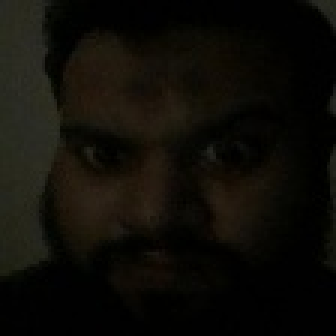
//> input picture code/ascend_310B/smart_ip_interaction/datasets/emotion_dataset_6cls/test/angry/20231118_194043_jpg.rf.3103f7b5193b400b794ffb58ec3b2d90_0.jpg, 112 x 112 px (shown 3 times larger)
$ ./xf_gammacorrection_tb ../../../../../../ascend_310B/smart_ip_interaction/datasets/emotion_dataset_6cls/test/angry/20231118_194043_jpg.rf.3103f7b5193b400b794ffb58ec3b2d90_0.jpg   (built with g++ and OpenCV 4)
//> lines starting //> are read from the running program, lines starting //| are printed output that depends on the picture
// [15 lines of licence text are left out]

#include "common/xf_headers.hpp"
#include "xf_gammacorrection_tb_config.h"
// [20 lines of commented-out code are left out]
void compute_gamma(float r_g, float g_g, float b_g, uchar gamma_lut[256 * 3]) {
    float gamma_inv[256] = {
        0.000000, 0.003922, 0.007843, 0.011765, 0.015686, 0.019608, 0.023529, 0.027451, 0.031373, 0.035294, 0.039216,
        0.043137, 0.047059, 0.050980, 0.054902, 0.058824, 0.062745, 0.066667, 0.070588, 0.074510, 0.078431, 0.082353,
        0.086275, 0.090196, 0.094118, 0.098039, 0.101961, 0.105882, 0.109804, 0.113725, 0.117647, 0.121569, 0.125490,
        0.129412, 0.133333, 0.137255, 0.141176, 0.145098, 0.149020, 0.152941, 0.156863, 0.160784, 0.164706, 0.168627,
        0.172549, 0.176471, 0.180392, 0.184314, 0.188235, 0.192157, 0.196078, 0.200000, 0.203922, 0.207843, 0.211765,
        0.215686, 0.219608, 0.223529, 0.227451, 0.231373, 0.235294, 0.239216, 0.243137, 0.247059, 0.250980, 0.254902,
        0.258824, 0.262745, 0.266667, 0.270588, 0.274510, 0.278431, 0.282353, 0.286275, 0.290196, 0.294118, 0.298039,
        0.301961, 0.305882, 0.309804, 0.313725, 0.317647, 0.321569, 0.325490, 0.329412, 0.333333, 0.337255, 0.341176,
        0.345098, 0.349020, 0.352941, 0.356863, 0.360784, 0.364706, 0.368627, 0.372549, 0.376471, 0.380392, 0.384314,
        0.388235, 0.392157, 0.396078, 0.400000, 0.403922, 0.407843, 0.411765, 0.415686, 0.419608, 0.423529, 0.427451,
        0.431373, 0.435294, 0.439216, 0.443137, 0.447059, 0.450980, 0.454902, 0.458824, 0.462745, 0.466667, 0.470588,
        0.474510, 0.478431, 0.482353, 0.486275, 0.490196, 0.494118, 0.498039, 0.501961, 0.505882, 0.509804, 0.513725,
        0.517647, 0.521569, 0.525490, 0.529412, 0.533333, 0.537255, 0.541176, 0.545098, 0.549020, 0.552941, 0.556863,
        0.560784, 0.564706, 0.568627, 0.572549, 0.576471, 0.580392, 0.584314, 0.588235, 0.592157, 0.596078, 0.600000,
        0.603922, 0.607843, 0.611765, 0.615686, 0.619608, 0.623529, 0.627451, 0.631373, 0.635294, 0.639216, 0.643137,
        0.647059, 0.650980, 0.654902, 0.658824, 0.662745, 0.666667, 0.670588, 0.674510, 0.678431, 0.682353, 0.686275,
        0.690196, 0.694118, 0.698039, 0.701961, 0.705882, 0.709804, 0.713725, 0.717647, 0.721569, 0.725490, 0.729412,
        0.733333, 0.737255, 0.741176, 0.745098, 0.749020, 0.752941, 0.756863, 0.760784, 0.764706, 0.768627, 0.772549,
        0.776471, 0.780392, 0.784314, 0.788235, 0.792157, 0.796078, 0.800000, 0.803922, 0.807843, 0.811765, 0.815686,
        0.819608, 0.823529, 0.827451, 0.831373, 0.835294, 0.839216, 0.843137, 0.847059, 0.850980, 0.854902, 0.858824,
        0.862745, 0.866667, 0.870588, 0.874510, 0.878431, 0.882353, 0.886275, 0.890196, 0.894118, 0.898039, 0.901961,
        0.905882, 0.909804, 0.913725, 0.917647, 0.921569, 0.925490, 0.929412, 0.933333, 0.937255, 0.941176, 0.945098,
        0.949020, 0.952941, 0.956863, 0.960784, 0.964706, 0.968627, 0.972549, 0.976471, 0.980392, 0.984314, 0.988235,
        0.992157, 0.996078, 1.000000};

    unsigned char gam_r = 0, gam_g = 0, gam_b = 0;

    for (int i = 0; i < 256; ++i) {
        float r_inv = (float)1 / r_g;
        float g_inv = (float)1 / g_g;
        float b_inv = (float)1 / b_g;
        float powval_r = (float)std::pow(gamma_inv[i], r_inv);
        short tempgamma_r = (powval_r * 255.0);

        if (tempgamma_r > 255) {
            gam_r = 255;
        } else {
            gam_r = tempgamma_r;
        }

        float powval_g = (float)std::pow(gamma_inv[i], g_inv);
        short tempgamma_g = (powval_g * 255.0);

        if (tempgamma_g > 255) {
            gam_g = 255;
        } else {
            gam_g = tempgamma_g;
        }

        float powval_b = (float)std::pow(gamma_inv[i], b_inv);
        short tempgamma_b = (powval_b * 255.0);

        if (tempgamma_b > 255) {
            gam_b = 255;
        } else {
            gam_b = tempgamma_b;
        }
        gamma_lut[i] = gam_r;
        gamma_lut[i + 256] = gam_g;
        gamma_lut[i + 512] = gam_b;
    }
}

void gammacorrection_ref(
    cv::Mat in_gray, cv::Mat ocv_ref, uchar gam_r[256], uchar gam_g[256], uchar gam_b[256], int height, int width) {
    uchar in_r = 0, in_g = 0, in_b = 0;
    for (int x = 0; x < width; x++) {      // width = cols = x
        for (int y = 0; y < height; y++) { // height = rows = y
            in_r = in_gray.at<cv::Vec3b>(y, x)[0];
            in_g = in_gray.at<cv::Vec3b>(y, x)[1];
            in_b = in_gray.at<cv::Vec3b>(y, x)[2];
            ocv_ref.at<cv::Vec3b>(y, x)[0] = gam_r[in_r];
            ocv_ref.at<cv::Vec3b>(y, x)[1] = gam_g[in_g];
            ocv_ref.at<cv::Vec3b>(y, x)[2] = gam_b[in_b];
        }
    }
}

int main(int argc, char** argv) {
    if (argc != 2) {
        fprintf(stderr, "Invalid Number of Arguments!\nUsage:\n");
        fprintf(stderr, "<Executable Name> <input image path1> \n");
        return -1;
    }

    cv::Mat in_gray, in_gray1, ocv_ref, out_gray, diff, ocv_ref_in1, ocv_ref_in2, inout_gray1;
    in_gray = cv::imread(argv[1], 1); // read image
//> in_gray is the input picture: 112 rows x 112 cols, CV_8UC3; mean B, G, R 7.6, 12.7, 14.4
    if (in_gray.data == NULL) {
        fprintf(stderr, "Cannot open image %s\n", argv[1]);
        return -1;
    }

    ocv_ref.create(in_gray.rows, in_gray.cols, in_gray.type());
    out_gray.create(in_gray.rows, in_gray.cols, in_gray.type());
    diff.create(in_gray.rows, in_gray.cols, in_gray.type());

    // float gamma_ = auto_gamma_value(in_gray);

    cv::imwrite("in_hls.jpg", in_gray);

    int height = in_gray.rows;
//> height = 112
    int width = in_gray.cols;
//> width = 112

    unsigned char gamma_lut[256 * 3];

    float gamma_val_r = 0.5f, gamma_val_g = 0.8f, gamma_val_b = 0.8f;

    compute_gamma(gamma_val_r, gamma_val_g, gamma_val_b, gamma_lut);

    ///////////////////////Top function call //////////////////////////////
    gammacorrection_accel((ap_uint<INPUT_PTR_WIDTH>*)in_gray.data, (ap_uint<OUTPUT_PTR_WIDTH>*)out_gray.data, gamma_lut,
                          height, width);
//> (this line was passed over: ap_uint is not available in this run)

    cv::imwrite("out_hls.jpg", out_gray);

    // ------------------------------------------------------
    // OpenCV function
    unsigned char gam_r[256], gam_g[256], gam_b[256];
    for (int i = 0; i < 256; i++) {
        gam_r[i] = gamma_lut[i];
        gam_g[i] = gamma_lut[i + 256];
        gam_b[i] = gamma_lut[i + 512];
    }

    gammacorrection_ref(in_gray, ocv_ref, gam_r, gam_g, gam_b, height, width);
//> the loop in gammacorrection_ref, `for (int x = 0; x < width; x++)` made 112 passes
//> (in_r, in_g, in_b) on passes 1 to 12: (0, 1, 1), (0, 1, 1), (0, 1, 1), (0, 1, 1), (0, 2, 2), (0, 2, 2), (1, 1, 1), (1, 1, 1), (1, 1, 1), (0, 0, 0), (0, 0, 0), (1, 1, 1)
//> after the loop in gammacorrection_ref, `for (int x = 0; x < width; x++)`:
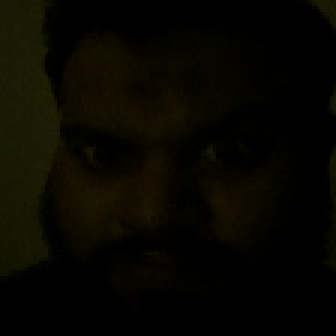
//> ocv_ref: 112 rows x 112 cols, CV_8UC3 (shown 3 times larger); mean B, G, R 0.4, 6.5, 7.7
//> after the loop in gammacorrection_ref, `for (int x = 0; x < width; x++)`: in_r = 1

    // Write OpenCV reference image
    cv::imwrite("out_ocv.jpg", ocv_ref);

    // Compute absolute difference image
    absdiff(out_gray, ocv_ref, diff);
//> out_gray: 112 rows x 112 cols, CV_8UC3; every value is 0

    // Save the difference image
    imwrite("diff.png", diff);

    // Results verification:

    float err_per;
    static constexpr int ERROR_THRESHOLD = 1;
//> (the run ends here: the program needs code that is not available in this run, at `xf::cv::analyzeDiff(diff, ERROR_THRESHOLD, err_per);`)
